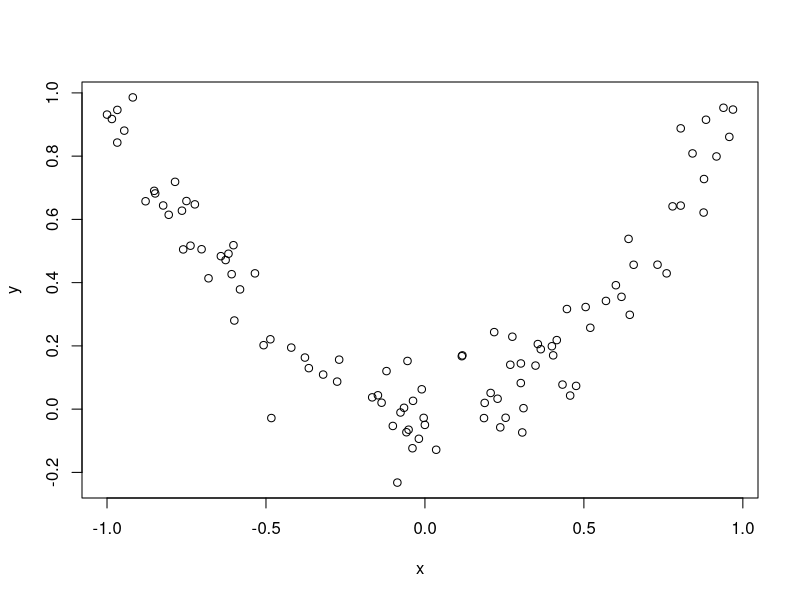
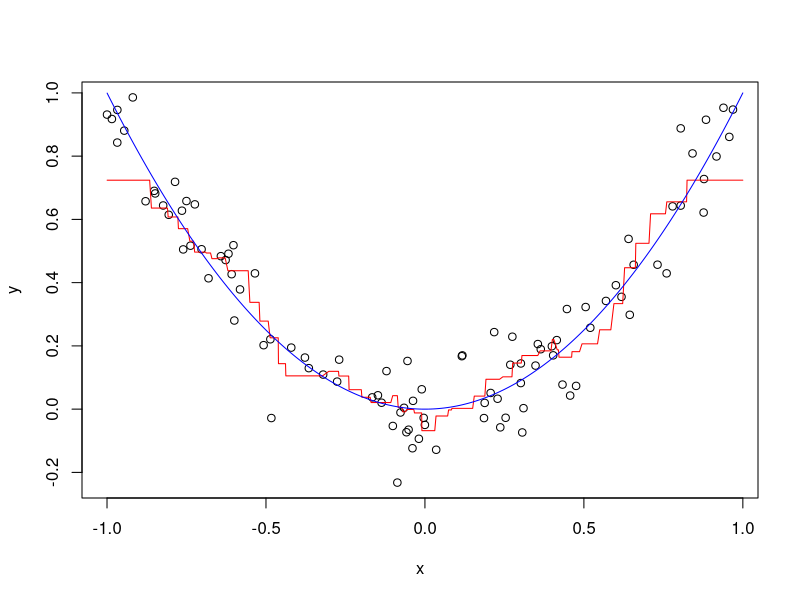
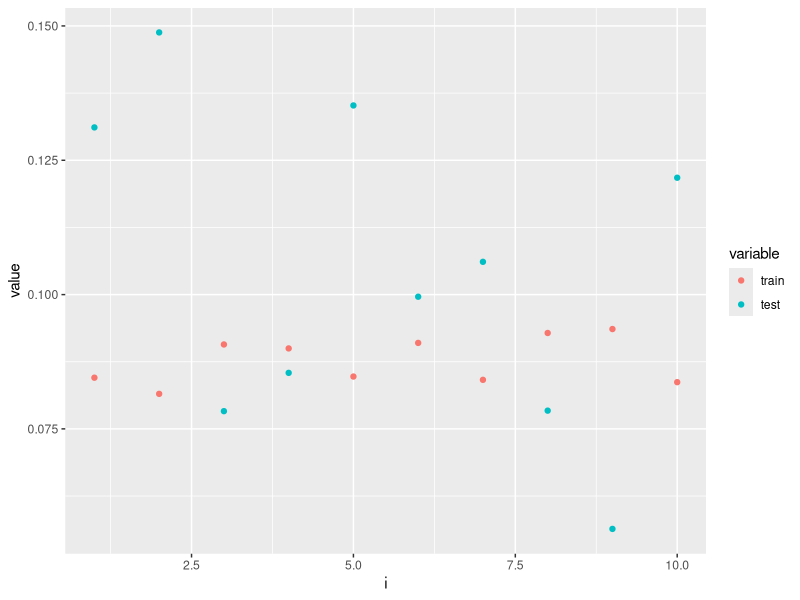
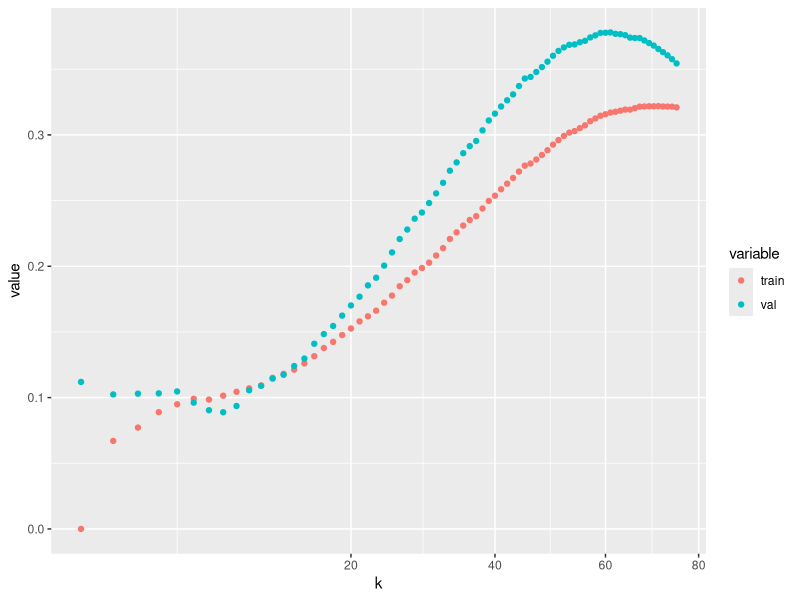
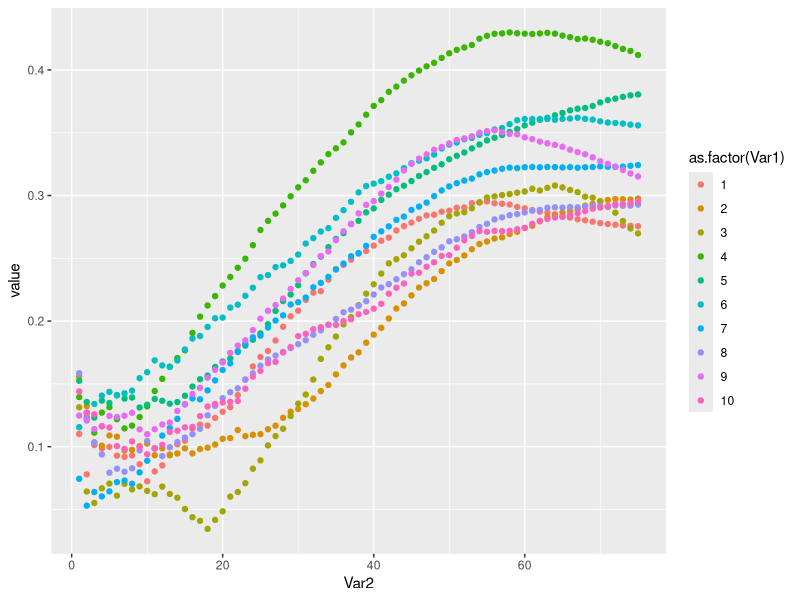
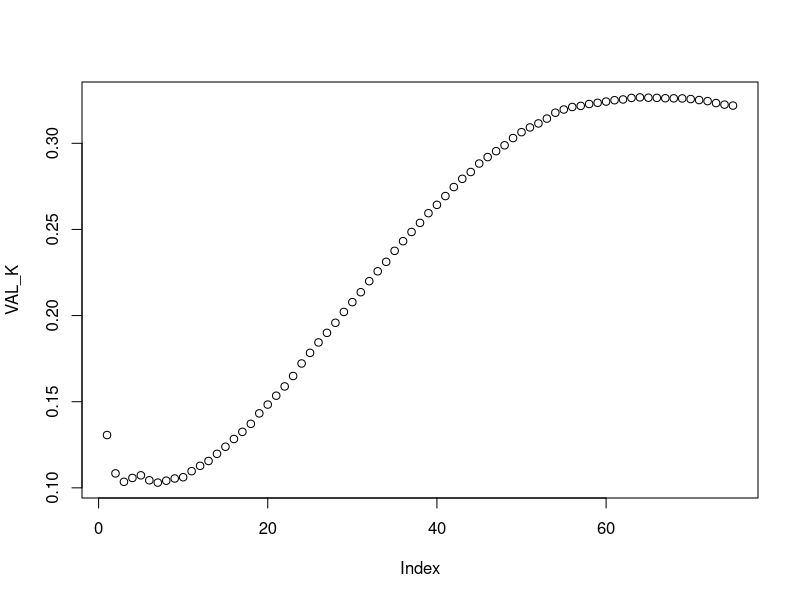
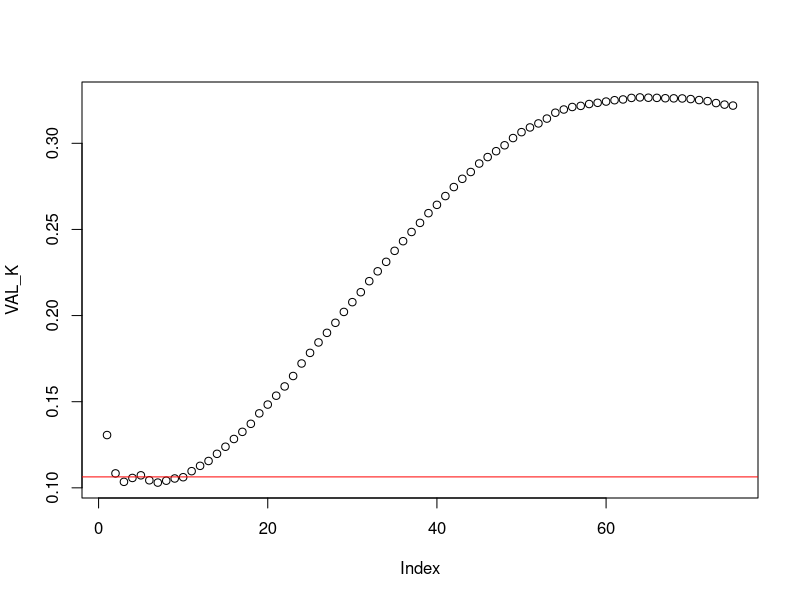
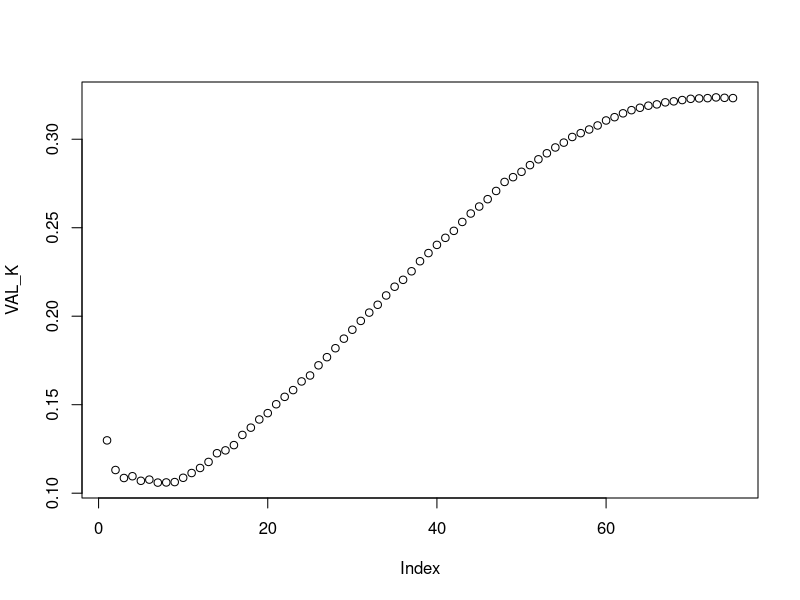

These figures' R source, in order:
## ---- chunk 1
library(caret)
## ---- chunk 2
x = runif(100,-1,1)
y = x^2 # f(x) = x^2
e = rnorm(100,0,1/10)
y = y + e
plot(x,y)
## ---- chunk 3
df = data.frame(x=x,y=y)
## ---- chunk 4
flds = createFolds(1:nrow(df),k=2)
flds
## ---- chunk 5
test_df = df[flds[[1]],]
train_df = df[flds[[2]],]
## ---- chunk 6
dim(test_df)
dim(train_df)
## ---- chunk 7
# build on the testing data
knn_mod = knnreg(y~.,data=train_df,k=5)
## ---- chunk 8
train_preds = predict(knn_mod,train_df)
## ---- chunk 9
RMSE_train = sqrt(mean((train_df$y-train_preds)^2))
RMSE_train
## ---- chunk 10
test_preds = predict(knn_mod,test_df)
## ---- chunk 11
RMSE_test = sqrt(mean((test_df$y-test_preds)^2))
RMSE_test
## ---- chunk 12
plot(x,y)
xe = data.frame(x=sort(runif(1000,-1,1)))
lines(xe$x,predict(knn_mod,xe),col='red')
lines(xe$x,xe$x^2,col='blue')
## ---- chunk 13
flds = createFolds(1:nrow(df),k=5)
flds
## ---- chunk 14
lengths(flds)
## ---- chunk 15
i = 1
test_df = df[flds[[i]],]
train_df = df[unlist(flds[-i]),]
## ---- chunk 16
dim(test_df)
dim(train_df)
## ---- chunk 17
knn_mod = knnreg(y~.,data=train_df,k=10)

train_preds = predict(knn_mod,train_df)
RMSE_train = sqrt(mean((train_df$y-train_preds)^2))

test_preds = predict(knn_mod,test_df)
RMSE_test = sqrt(mean((test_df$y-test_preds)^2))

RMSE_train
RMSE_test
## ---- chunk 18
tt_split_eval = function(train_idx,test_idx){
    test_df = df[test_idx,]
    train_df = df[train_idx,]
    
    knn_mod = knnreg(y~.,data=train_df,k=5)

    train_preds = predict(knn_mod,train_df)
    RMSE_train = sqrt(mean((train_df$y-train_preds)^2))

    test_preds = predict(knn_mod,test_df)
    RMSE_test = sqrt(mean((test_df$y-test_preds)^2))

    return(data.frame(train=RMSE_train,
        test=RMSE_test
                ))
}
## ---- chunk 19
flds = createFolds(1:nrow(df),k=10)
rmses = lapply(1:length(flds),function(i){
    tdf = tt_split_eval(train_idx = unlist(flds[-i]),test_idx = flds[[i]])
    tdf$i = i 
    return(tdf)
})
## ---- chunk 20
rmses[[1]]
## ---- chunk 21
rmses[[2]]
## ---- chunk 22
RMSE = Reduce('rbind',rmses)
## ---- chunk 23
RMSE
## ---- chunk 24
library('reshape2')
## ---- chunk 25
mRMSE = reshape2::melt(RMSE,id.vars='i')
mRMSE
## ---- chunk 26
library('ggplot2')
## ---- chunk 27
ggplot(data=mRMSE,mapping=aes(x=i,y=value,color=variable))+
    geom_point()
## ---- chunk 28
median(RMSE$test)
## ---- chunk 29
flds = createFolds(1:nrow(df),k=10)
flds
## ---- chunk 30
i = 1
test_idx = flds[[i]]
trainval_idx = unlist(flds[-i])
## ---- chunk 31
test_df = df[test_idx,]
trainval_df = df[trainval_idx,]
## ---- chunk 32
dim(test_df)
dim(trainval_df)
## ---- chunk 33
tv_flds = createFolds(1:nrow(trainval_df),k=10)
tv_flds
## ---- chunk 34
j=1
val_idx = tv_flds[[j]]
train_idx = unlist(tv_flds[-j])
## ---- chunk 35
train_df = trainval_df[train_idx,]
val_df = trainval_df[val_idx,]
## ---- chunk 36
dim(train_df)
dim(val_df)
## ---- chunk 37
tt_split_eval_k = function(train_idx,val_idx,k=1){
    train_df = trainval_df[train_idx,]
    val_df = trainval_df[val_idx,]
    
    knn_mod = knnreg(y~.,data=train_df,k=k)

    train_preds = predict(knn_mod,train_df)
    RMSE_train = sqrt(mean((train_df$y-train_preds)^2))

    val_preds = predict(knn_mod,val_df)
    RMSE_val = sqrt(mean((val_df$y-val_preds)^2))

    return(data.frame(train=RMSE_train,
        val=RMSE_val
                ))
}
## ---- chunk 38
tt_split_eval_k(train_idx,val_idx,k=5)
## ---- chunk 39
tt_split_eval_k(train_idx,val_idx,k=10)
## ---- chunk 40
RMSE = lapply(1:75,function(k){
    tdf = tt_split_eval_k(train_idx,val_idx,k=k)
    tdf$k = k
    return(tdf)
})
RMSE = Reduce('rbind',RMSE)
head(RMSE)
## ---- chunk 41
library(reshape2)
mRMSE = melt(RMSE,id.vars='k')
head(mRMSE)
## ---- chunk 42
ggplot(data=mRMSE,mapping=aes(x=k,y=value,color=variable))+
    geom_point()+
    scale_x_sqrt()
## ---- chunk 43
which.min(RMSE$val)
## ---- chunk 44
min_df = RMSE[which.min(RMSE$val),]
min_df
## ---- chunk 45
knn_mod = knnreg(y~.,data=trainval_df,k=min_df$k)
## ---- chunk 46
test_preds = predict(knn_mod,test_df)
RMSE_val = sqrt(mean((test_df$y-test_preds)^2))
RMSE_val
## ---- chunk 47
# outer loop = split into test and trainval datasets
# inner loop = MBP, split into train/val and search over k


TEST_RMSE = rep(NA,length(flds))

for(i in 1:length(flds)){
    
    # split testing from trainval
    test_idx = flds[[i]]
    trainval_idx = unlist(flds[-i])
    test_df = df[test_idx,]
    trainval_df = df[trainval_idx,]
     
    #MODEL BUILDING PROCESS
    tv_flds = createFolds(1:nrow(trainval_df),k=10)
    
    K_seq = seq(1,75)
    VAL_MTX = array(NA,c(length(tv_flds),length(K_seq)))
    
    for(j in 1:length(tv_flds)){
        
        val_idx = tv_flds[[j]]
        train_idx = unlist(tv_flds[-j])
        train_df = trainval_df[train_idx,]
        val_df = trainval_df[val_idx,]

        for(k in K_seq){
            knn_mod = knnreg(y~.,data=train_df,k=k)
            val_preds = predict(knn_mod,val_df)
            VAL_MTX[j,k] = sqrt(mean((val_df$y-val_preds)^2))
        }
    }
    
    VAL_K = apply(VAL_MTX,2,mean)
    K_hat = K_seq[which.min(VAL_K)]
    
    knn_mod = knnreg(y~.,data=trainval_df,k=K_hat)
    
    # eval on testing data
    test_preds = predict(knn_mod,test_df)
    TEST_RMSE[i] = sqrt(mean((test_df$y-test_preds)^2))
}
## ---- chunk 48
ggplot(data=melt(VAL_MTX),mapping=aes(x=Var2,y=value,color=as.factor(Var1)))+geom_point()
## ---- chunk 49
plot(VAL_K)
## ---- chunk 50
K_hat = K_seq[which.min(VAL_K)]
K_hat
## ---- chunk 51
# overall

TEST_RMSE
## ---- chunk 52
mean(TEST_RMSE)
## ---- chunk 53
plot(VAL_K)
abline(h=mean(TEST_RMSE),col='red')
## ---- chunk 54
tv_flds = createFolds(1:nrow(df),k=10) # use all df
    
K_seq = seq(1,75)
VAL_MTX = array(NA,c(length(tv_flds),length(K_seq)))

for(j in 1:length(tv_flds)){

    val_idx = tv_flds[[j]]
    train_idx = unlist(tv_flds[-j])
    train_df = df[train_idx,]
    val_df = df[val_idx,]

    for(k in K_seq){
        knn_mod = knnreg(y~.,data=train_df,k=k)
        val_preds = predict(knn_mod,val_df)
        VAL_MTX[j,k] = sqrt(mean((val_df$y-val_preds)^2))
    }
}

VAL_K = apply(VAL_MTX,2,mean)
K_hat = K_seq[which.min(VAL_K)]

# fit with all the data
knn_mod = knnreg(y~.,data=df,k=K_hat)
## ---- chunk 55
plot(VAL_K)
## ---- chunk 56
K_hat
## ---- chunk 57
plot(x,y)
xe = data.frame(x=sort(runif(1000,-1,1)))
lines(xe$x,predict(knn_mod,xe),col='red')
lines(xe$x,xe$x^2,col='blue')
